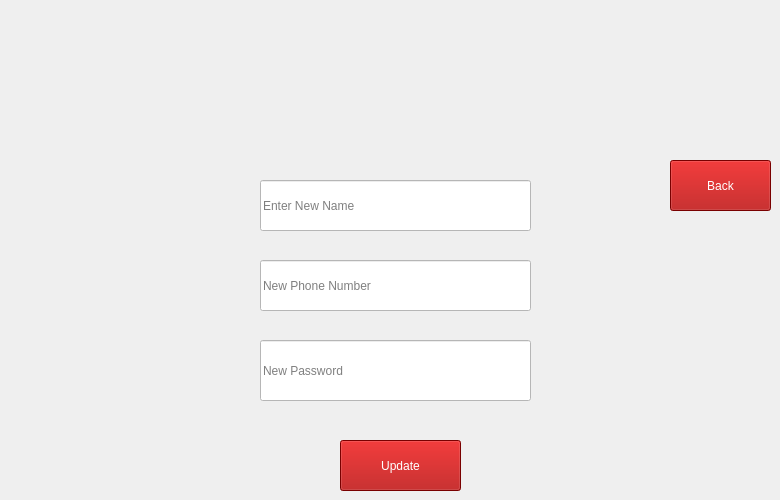
      <widget class="QWidget" name="EditInfo">
       <widget class="QLineEdit" name="EnterNewName">
        <property name="geometry">
         <rect>
          <x>260</x>
          <y>180</y>
          <width>271</width>
          <height>51</height>
         </rect>
        </property>
        <property name="styleSheet">
         <string notr="true">background-color: rgb(255, 255, 255);</string>
        </property>
        <property name="placeholderText">
         <string>Enter New Name</string>
        </property>
       </widget>
       <widget class="QLineEdit" name="NewPhone">
        <property name="geometry">
         <rect>
          <x>260</x>
          <y>260</y>
          <width>271</width>
          <height>51</height>
         </rect>
        </property>
        <property name="styleSheet">
         <string notr="true">background-color: rgb(255, 255, 255);</string>
        </property>
        <property name="placeholderText">
         <string>New Phone Number</string>
        </property>
       </widget>
       <widget class="QLineEdit" name="NewPass">
        <property name="geometry">
         <rect>
          <x>260</x>
          <y>340</y>
          <width>271</width>
          <height>61</height>
         </rect>
        </property>
        <property name="styleSheet">
         <string notr="true">background-color: rgb(255, 255, 255);</string>
        </property>
        <property name="placeholderText">
         <string>New Password</string>
        </property>
       </widget>
       <widget class="QPushButton" name="UpdateInfoButton">
        <property name="geometry">
         <rect>
          <x>340</x>
          <y>440</y>
          <width>121</width>
          <height>51</height>
         </rect>
        </property>
        <property name="styleSheet">
         <string notr="true">background-color: rgb(170, 0, 0);
color: rgb(255, 255, 255);
font: 700 9pt &quot;Segoe UI&quot;;
font: 700 9pt &quot;Segoe UI&quot;;
font: 14pt &quot;Segoe UI&quot;;</string>
        </property>
        <property name="text">
         <string>Update</string>
        </property>
       </widget>
       <widget class="QPushButton" name="BackButton_6">
        <property name="geometry">
         <rect>
          <x>670</x>
          <y>160</y>
          <width>101</width>
          <height>51</height>
         </rect>
        </property>
        <property name="styleSheet">
         <string notr="true">background-color: rgb(170, 0, 0);
color: rgb(255, 255, 255);
font: 700 9pt &quot;Segoe UI&quot;;
font: 700 9pt &quot;Segoe UI&quot;;
font: 14pt &quot;Segoe UI&quot;;</string>
        </property>
        <property name="text">
         <string>Back</string>
        </property>
       </widget>
      </widget>
